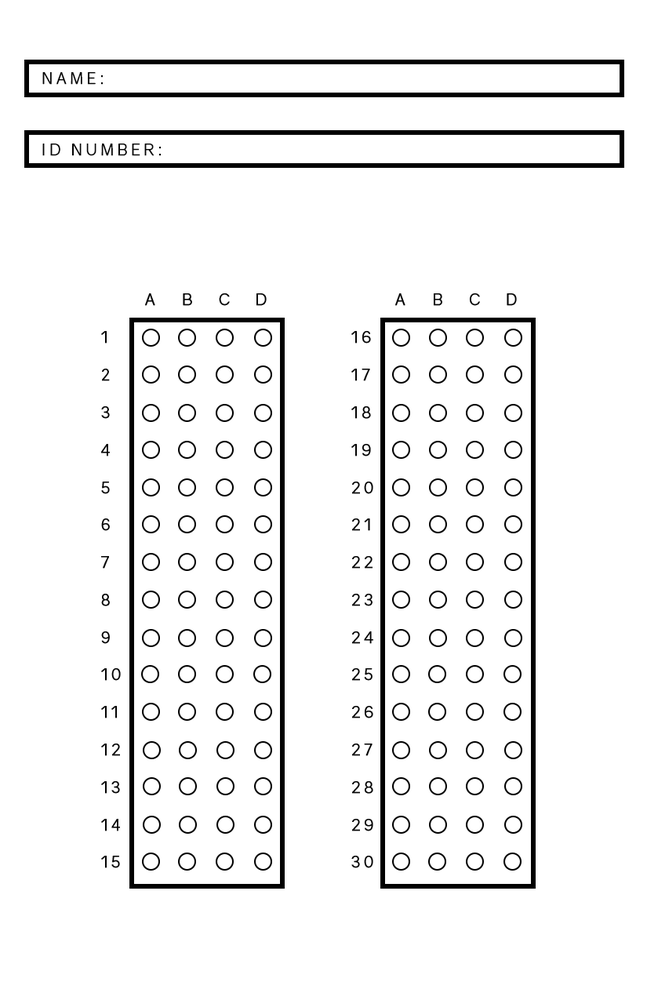
#> input picture With Test Cases/normal.png, 647 x 1000 px, shrunk from 825 x 1275 before the run
$ python -i rotate.py   (imports and definitions only)
#> lines starting #> are read from the running program, lines starting #| are printed output that depends on the picture; after the words box and inside, x2 and y2 are one past the last pixel; in counts of white or black regions, pixels touching at a corner belong together
#> further down, picture is the input picture: shape (1000, 647, 3); min 0, max 255, mean 240
import cv2
import numpy as np
from matplotlib import pyplot as plt
from skimage import measure


def fixRotation(image):
	scratch = image.copy()
	gray = cv2.cvtColor(image.copy(), cv2.COLOR_BGR2GRAY)
	gray = cv2.GaussianBlur(gray.copy(), (5, 5), 0)
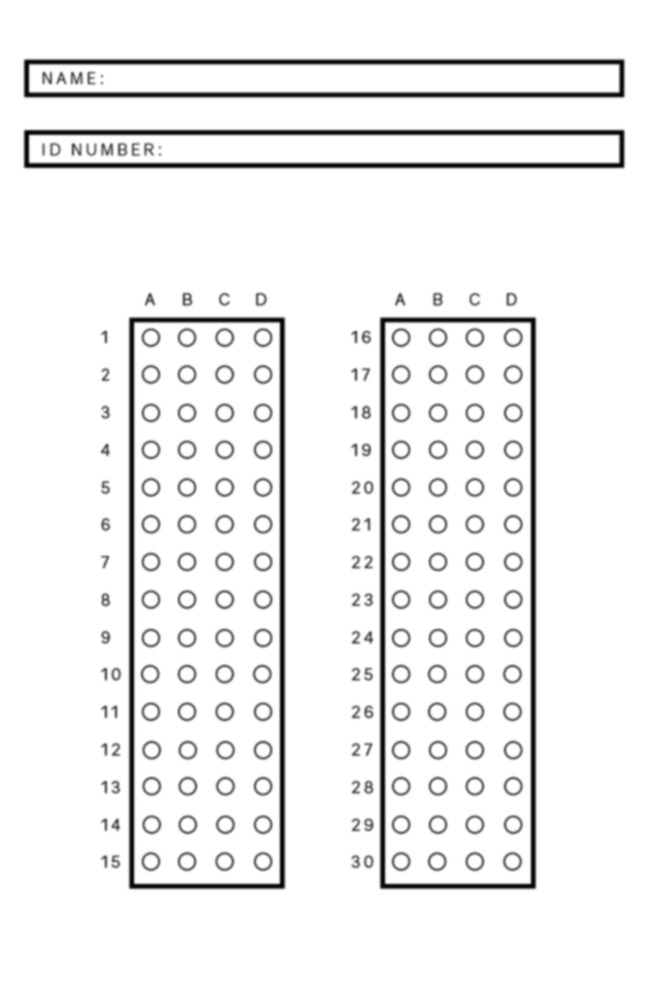
#> gray: shape (1000, 647); min 3, max 255, mean 240

	edged = cv2.adaptiveThreshold(gray,255,cv2.ADAPTIVE_THRESH_GAUSSIAN_C,cv2.THRESH_BINARY,11,2)
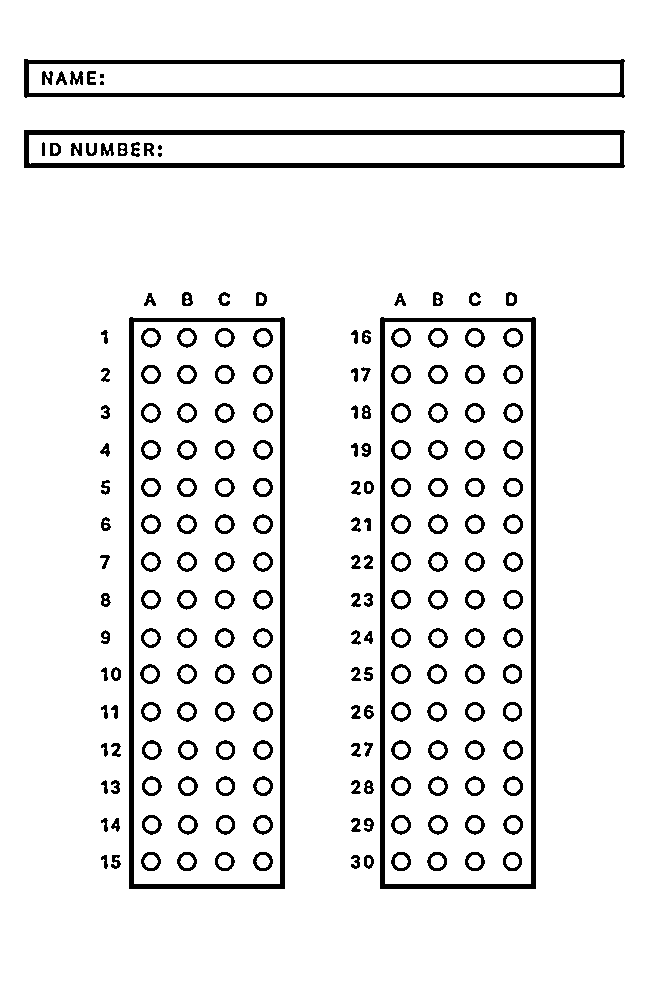
#> edged: shape (1000, 647); 92.1% white; 199 black regions (4 under 20 px), largest, box (x1, y1, x2, y2) and area: (129, 317, 285, 889) 7030, (380, 317, 536, 889) 7030, (24, 130, 625, 168) 6255
	edged = 255-edged;
	edged =  cv2.morphologyEx(edged, cv2.MORPH_OPEN, np.ones((4,4)))
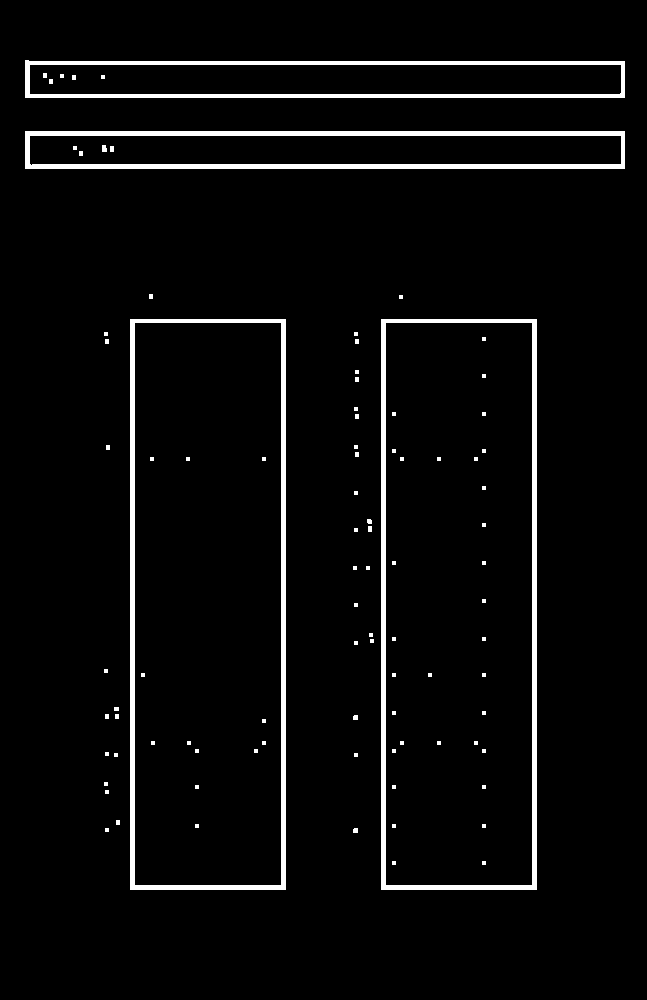
#> edged: shape (1000, 647); 4.2% white; 93 white regions (68 under 20 px)


	# cv2.imshow("Here",scratch)
	# cv2.imshow("otherside",edged)

	blobs_labels, lent = measure.label(edged, background=0, return_num=1)
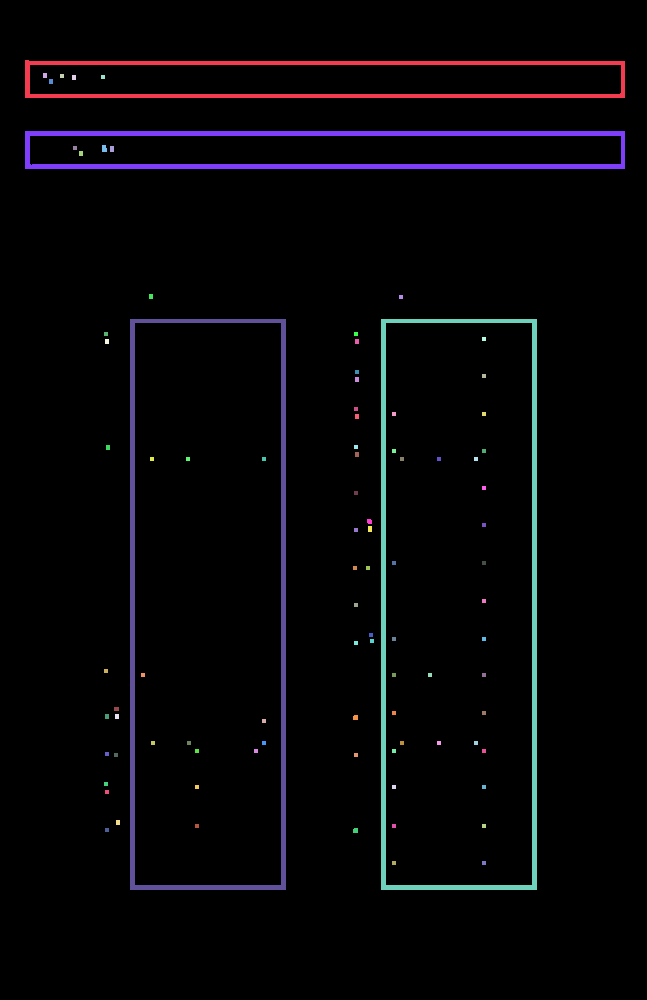
#> blobs_labels: shape (1000, 647) int64; 94 distinct labels, from 0 to 93; one colour per label, 0 black
#> lent = 93
	props = measure.regionprops(blobs_labels)
#> props = 93 regions; largest, box (x1, y1, x2, y2) and area: (130, 319, 286, 890) 7024, (381, 319, 537, 890) 7024, (25, 131, 625, 169) 6251, (25, 60, 625, 98) 5066, (102, 145, 107, 152) 32


	areas = []
	i = 0
	for p in props:
		areas.append([p.area, p.bbox, p.centroid ,i])
		i = i + 1
#> this loop made 93 passes
#> after the loop, areas = 93 items; i = 93

	areas.sort(reverse=True)

	x, y, x2, y2 = areas[2][1]
#> x = 131; y = 25; x2 = 169; y2 = 625
	b1 = image[x:x2, y:y2]
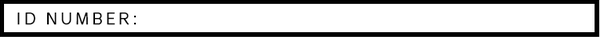
#> b1: shape (38, 600, 3); min 0, max 255, mean 191.3

	x, y, x2, y2 = areas[3][1]
#> x = 60; x2 = 98
	b2 = image[x:x2, y:y2]
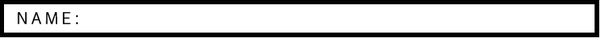
#> b2: shape (38, 600, 3); min 0, max 255, mean 190.6

	# cv2.imshow('b1', b1)
	# cv2.imshow('b2', b2)

	height = np.size(image, 0)
#> height = 1000
	width = np.size(image, 1)
#> width = 647

	row_of_name = areas[3][2][0]
#> row_of_name = 78.99

	if(row_of_name > height/2):
		image=cv2.flip(image,0)
		image=cv2.flip(image,1)

	# cv2.imshow("final",image)
	return image

>>> import cv2
>>> picture = cv2.imread('normal.png')
>>> result = fixRotation(picture)
